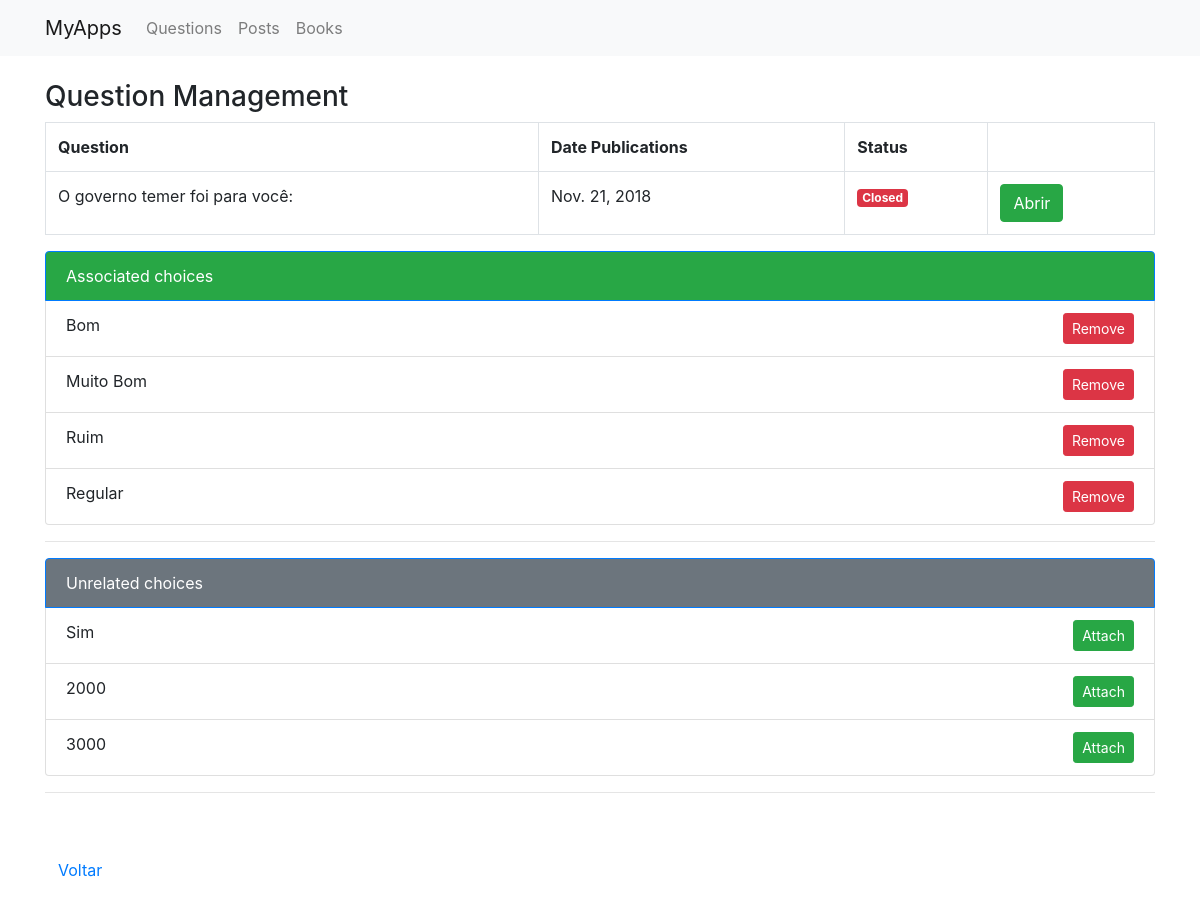
The page /questions/question/8/manage on the database its author committed.
### pools/models.py (models this page shows, shortened)
class Question(models.Model):
    question_text =  models.CharField(max_length=200)
    closed =  models.BooleanField(default=False)
    pub_date = models.DateField(null=True)
    def __str__(self):
        return self.question_text

class Choice(models.Model):
    question = models.ForeignKey(Question, on_delete=models.SET_NULL, null=True)
    choice_text =  models.CharField(max_length=100)
    votes =  models.IntegerField(default=0)
    @staticmethod
    def unrealted():
        return Choice.objects.filter(question__isnull=True)
    def __str__(self):
        return self.choice_text

### pools/views.py (the view)
# urls.py: path('question/<int:question_id>/manage', manager, name='manage'),
def manager(request,question_id):
    return render(request, 'manage.html', {"question": Question.objects.get(id=question_id), "unrelated" : Choice.unrealted()})

### pools/templates/manage.html (shortened to what this page needs)
{% extends "base.html" %}
{% block body %}
<div class="panel panel-primary">
    <h3>Question Management</h3>
    <div class="panel-body">
        {%if question %}
        <table class="table table-bordered">
            <tr>
                <th>Question</th>
                <th>Date Publications</th>
                <th>Status</th>
                <th></th>
            </tr>
            <tr>
                <td>{{question}}
                </td>
                <td>{{question.pub_date}}</td>
                <td>
                    {% if question.closed %}
                    <small class="badge badge-danger">Closed</small>
                    {% else %}
                    <small class="badge badge-success">Opened</small>
                    {% endif%}
                </td>
                <td>
                    <div class="btn-group" role="group">
                        {% if not question.closed %}
                        <a
                                data-msg="Deseja fechar esta question?"
                                class="btn btn-warning action" positive="fechar">Fechar</a>
                        {% else %}
                        <a href="{% url 'question_closed' question.id %}" class="btn btn-success">Abrir</a>
                        {% endif %}
                    </div>
                </td>
            </tr>
        </table>
        <ul class="list-group">
            <li class="list-group-item bg-success active">Associated choices
                {% for choice in question.choice_set.all %}
            <li class="list-group-item"> {{choice}}
                <a style="float: right"
                   href="#" class="btn btn-sm btn-danger action"
                   param="{{choice.id}}"
                   data-msg="Do you want to remove this choice from the question?"
                   positive="remove">Remove</a></li>
            {% endfor %}
        </ul>
        <hr>
        <ul class="list-group">
            <li class="list-group-item bg-secondary active">Unrelated choices
                {% for choice in unrelated %}
            <li class="list-group-item"> {{choice}}
                <a style="float: right"
                   href="#" class="btn btn-sm btn-success action"
                   param="{{choice.id}}"
                   data-msg="Do you want to add this choice to the question?"
                   positive="attach">Attach</a></li>
            {% endfor %}
        </ul>
        {% endif %}
    </div>
    <hr>
    <div class="alert" role="alert" id="result"></div>
    <a href="{% url 'questions' %}" class="btn">Voltar</a>
</div>
{% endblock %}

### rows shown on the page
Question: question_text "O governo temer foi para você:", pub_date "Nov. 21, 2018"
Choice: choice_text "Bom"
Choice: choice_text "Muito Bom"
Choice: choice_text "Ruim"
Choice: choice_text "Regular"
Choice: choice_text "Sim"
Choice: choice_text "2000"
Choice: choice_text "3000"
